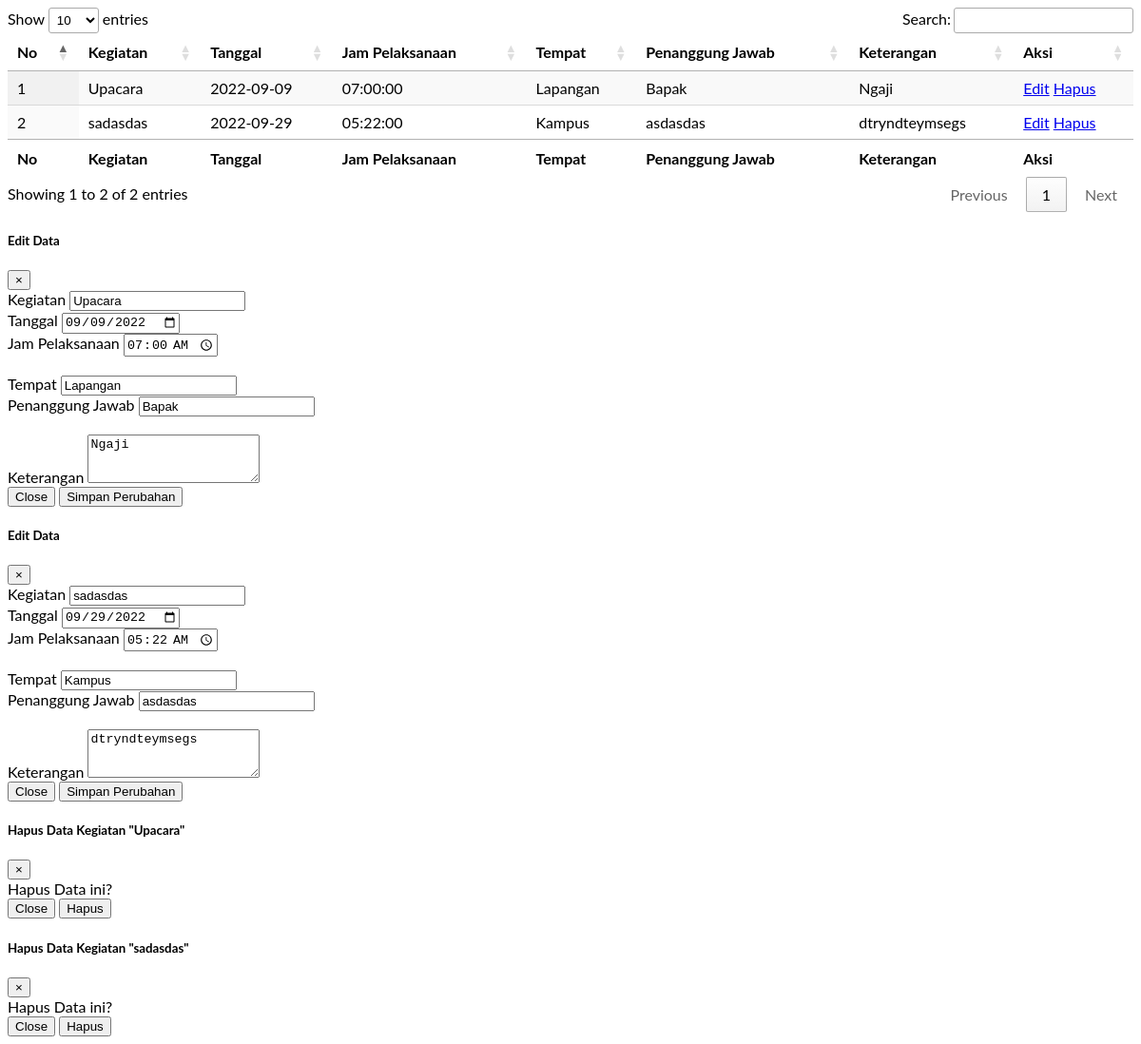
The app's page /halaman/tabel/tabeledit.php, older data.
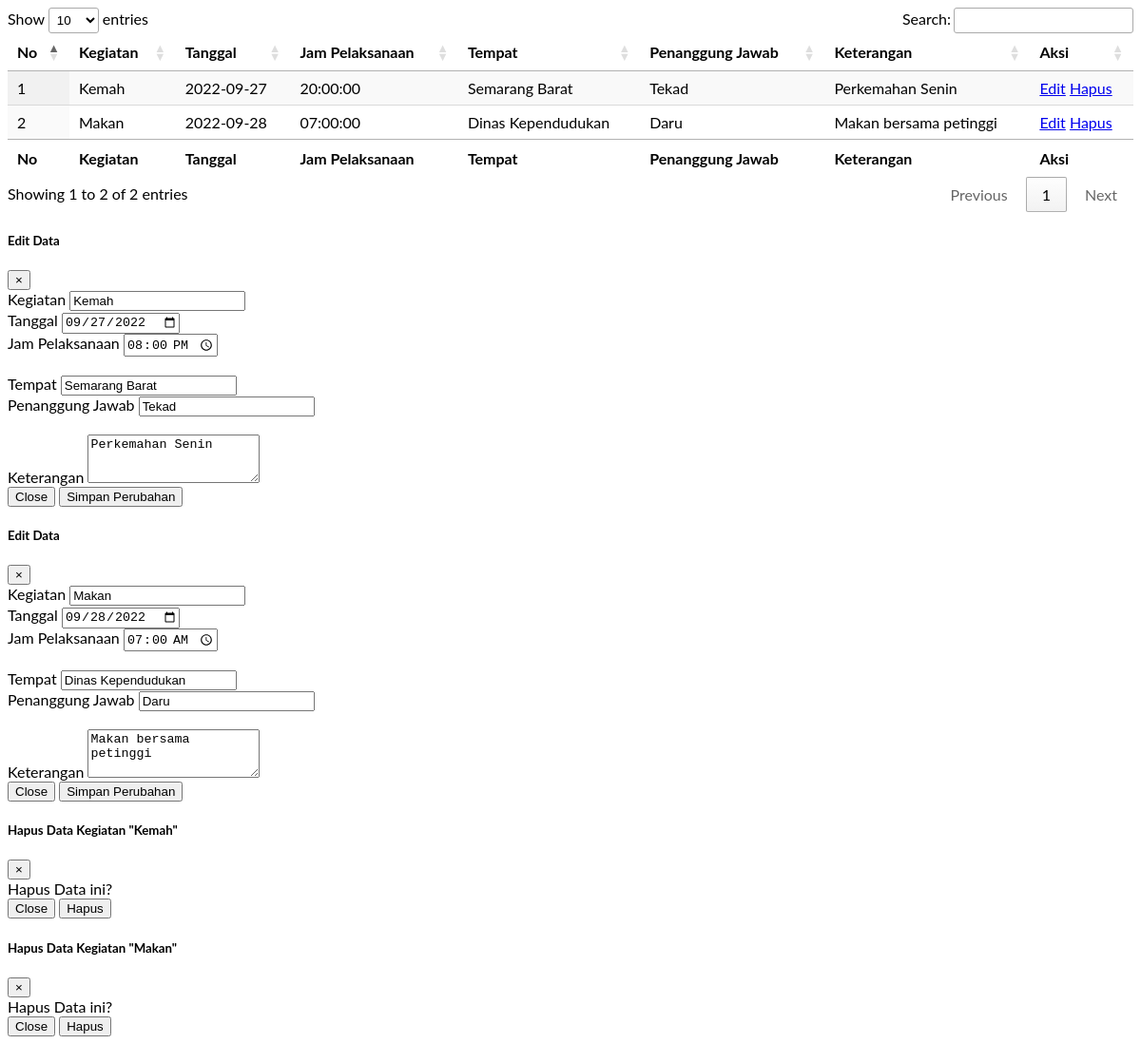
The same page, newer data.
### tables this page shows
CREATE TABLE `agenda` (
  `id` int(11) NOT NULL,
  `kegiatan` varchar(1000) NOT NULL,
  `tanggal` date NOT NULL,
  `waktu` time NOT NULL,
  `tempat` varchar(1000) NOT NULL,
  `tanggung_jawab` varchar(1000) NOT NULL,
  `keterangan` text NOT NULL
);

### halaman/tabel/tabeledit.php (the view, shortened to what the changed rows need)
<!DOCTYPE html>
<html>
<head>
<link rel="stylesheet" href="../../css/sidebar.css">
<link rel="stylesheet" href="../../css/dashboard_admin.css">
<link rel="stylesheet" href="https://cdn.datatables.net/1.12.1/css/jquery.dataTables.min.css">
</head>
<body>
<table id="example" class="display" style="width:100%">
        <thead>
            <tr>
                <th>No</th>
                <th>Kegiatan</th>
                <th>Tanggal</th>
                <th>Jam Pelaksanaan</th>
                <th>Tempat</th>
                <th>Penanggung Jawab</th>
                <th>Keterangan</th>
                <th>Aksi</th>
            </tr>
        </thead>
        <tbody>
            <?php
                include "../../kueri/koneksi.php";
                $sql = mysqli_query($konek, "SELECT * FROM agenda ORDER BY tanggal");
                $no = 1;
                if(mysqli_num_rows($sql)>0){
                    while($row = mysqli_fetch_array($sql)){
            ?>
            <tr>
                <td><?php echo $no++;?></td>
                <td><?php echo $row['kegiatan']; ?></td>
                <td><?php echo $row['tanggal']; ?></td>
                <td><?php echo $row['waktu']; ?></td>
                <td><?php echo $row['tempat']; ?></td>
                <td><?php echo $row['tanggung_jawab']; ?></td>
                <td><?php echo $row['keterangan']; ?></td>
                <td>
                    <a data-toggle="modal" data-target="#Edit<?php echo $row['id']; ?>" class="btn btn-info"
                    href="#Edit<?php echo $row['id']; ?>">Edit</a>
                    <a data-toggle="modal" data-target="#Hapus<?php echo $row['id']; ?>" class="btn btn-danger"
                    href="#Hapus<?php echo $row['id']; ?>">Hapus</a>
                </td>
                </tr>
                <?php
        } }
         ?>
            </tbody>
        <tfoot>
            <tr>
                <th>No</th>
                <th>Kegiatan</th>
                <th>Tanggal</th>
                <th>Jam Pelaksanaan</th>
                <th>Tempat</th>
                <th>Penanggung Jawab</th>
                <th>Keterangan</th>
                <th>Aksi</th>
            </tr>
        </tfoot>
</table>
<?php
include "../../kueri/koneksi.php";
$qry = mysqli_query($konek, "SELECT * FROM agenda ORDER BY tanggal");
if(mysqli_num_rows($qry)>0){
    while($row = mysqli_fetch_array($qry)){
?>
  <div class="modal fade" id="Edit<?php echo $row['id']; ?>" tabindex="-1" role="dialog" aria-labelledby="exampleModalCenterTitle" aria-hidden="true">
  <div class="modal-dialog modal-lg" role="document">
    <div class="modal-content">
      <div class="modal-header">
        <h5 class="modal-title" id="Edit<?php echo $row['id']; ?>">Edit Data</h5>
        <button type="button" class="close" data-dismiss="modal" aria-label="Close">
          <span aria-hidden="true">&times;</span>
        </button>
      </div>
      <div class="modal-body">
        <form action="../../kueri/update.php" method="POST">
          <div class="form-group">
            <label for="Kegiatan">Kegiatan</label>
            <input type="text" class="form-control" id="Kegiatan" name="kegiatan" value="<?php echo $row['kegiatan']; ?>">
          </div>
          <div class="row">
            <div class="col">
              <label for="Tanggal">Tanggal</label>
              <input type="date" class="form-control" id="Tanggal" min="2000-01-02" name="tanggal" value="<?php echo $row['tanggal']; ?>">
            </div>
            <div class="col">
              <label for="Jam">Jam Pelaksanaan</label>
              <input type="time" class="form-control" id="JamPelaksanaan" name="jam" value="<?php echo $row['waktu']; ?>">
            </div>
          </div><br>
          <div class="row">
            <div class="col">
              <label for="Tempat">Tempat</label>
              <input type="text" class="form-control" id="Tempat" name="tempat" value="<?php echo $row['tempat']; ?>">
            </div>
            <div class="col">
              <label for="Penanggung Jawab">Penanggung Jawab</label>
              <input type="text" class="form-control" id="Penanggung_Jawab" name="tanggung_jawab" value="<?php echo $row['tanggung_jawab']; ?>">
            </div>
          </div><br>
          <div class="form-group">
            <label for="Keterangan">Keterangan</label>
            <textarea class="form-control" id="Keterangan" rows="3" name="keterangan"><?php echo $row['keterangan']; ?></textarea>
          </div>
          <div class="modal-footer">
              <button type="button" class="btn btn-secondary" data-dismiss="modal">Close</button>
              <button type="submit" class="btn btn-primary" name="updatedata">Simpan Perubahan</button>
          </div>
        </form>
      </div>
    </div>
  </div>
</div>
<?php } } ?>
<?php
include "../../kueri/koneksi.php";
$qry = mysqli_query($konek, "SELECT * FROM agenda ORDER BY tanggal");
if(mysqli_num_rows($qry)>0){
    while($row = mysqli_fetch_array($qry)){
?>
<div class="modal fade" id="Hapus<?php echo $row['id']; ?>" tabindex="-1" role="dialog" aria-labelledby="exampleModalCenterTitle" aria-hidden="true">
  <div class="modal-dialog modal-dialog-centered" role="document">
    <div class="modal-content">
    <form action="../../kueri/hapus.php" method="post">
      <div class="modal-header">
        <h5 class="modal-title" id="Hapus<?php echo $row['id']; ?>">Hapus Data Kegiatan "<?php echo $row['kegiatan']; ?>"</h5>
        <button type="button" class="close" data-dismiss="modal" aria-label="Close">
          <span aria-hidden="true">&times;</span>
        </button>
      </div>
      <div class="modal-body">
        Hapus Data ini?
      </div>
      <div class="modal-footer">
        <button type="button" class="btn btn-secondary" data-dismiss="modal">Close</button>
        <button type="submit" class="btn btn-danger" name="hapusdata">Hapus</button>
      </div>
    </div>
  </div>
</div>
<?php } } ?>
</body>
</html>

Row changes from the older to the newer data that the page shows:
removed agenda: kegiatan "Upacara", tanggal "2022-09-09", waktu "07:00:00", tempat "Lapangan", tanggung_jawab "Bapak", keterangan "Ngaji", tanggal "09/09/2022", jam "07:00:00"
removed agenda: kegiatan "sadasdas", tanggal "2022-09-29", waktu "05:22:00", tempat "Kampus", tanggung_jawab "asdasdas", keterangan "dtryndteymsegs", tanggal "09/29/2022", jam "05:22:00"
added agenda: kegiatan "Kemah", tanggal "2022-09-27", waktu "20:00:00", tempat "Semarang Barat", tanggung_jawab "Tekad", keterangan "Perkemahan Senin", tanggal "09/27/2022", jam "20:00:00"
added agenda: kegiatan "Makan", tanggal "2022-09-28", waktu "07:00:00", tempat "Dinas Kependudukan", tanggung_jawab "Daru", keterangan "Makan bersama petinggi", tanggal "09/28/2022", jam "07:00:00"
